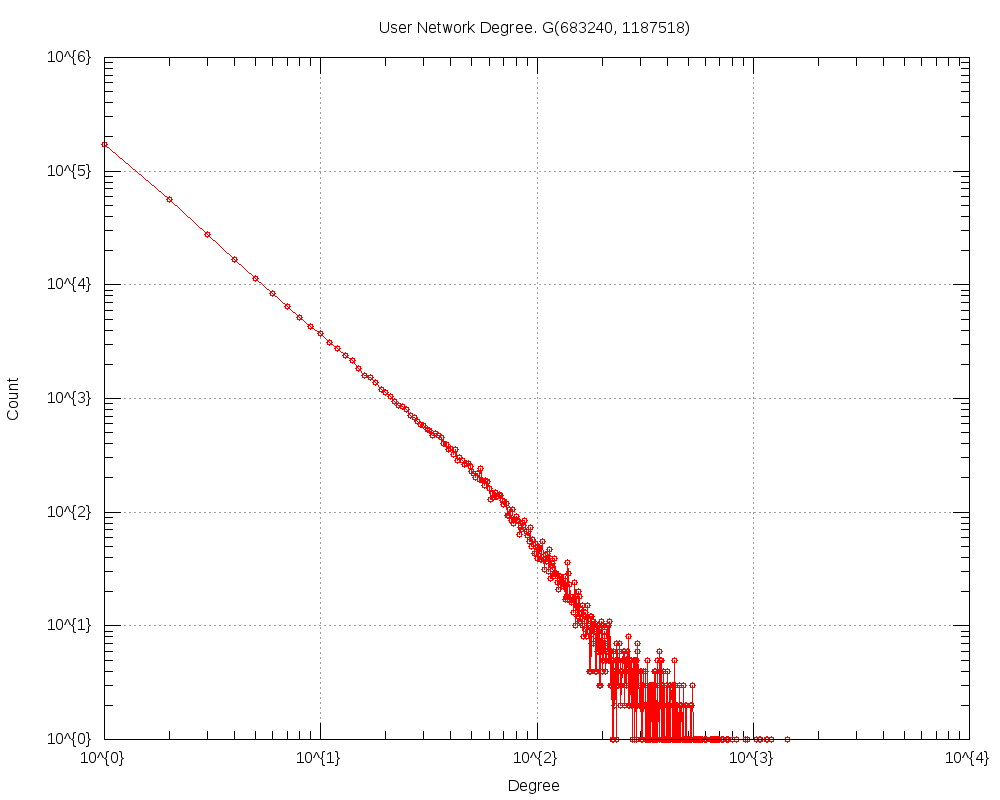

Write gnuplot code to recreate this figure.
#
# user network degree. G(683240, 1187518). 98529 (0.1442) nodes with in-deg > avg deg (3.5), 62105 (0.0909) with >2*avg.deg (Thu Nov 13 00:47:24 2014)
#

set title "User Network Degree. G(683240, 1187518)"
set key bottom right
set logscale xy 10
set format x "10^{%L}"
set mxtics 10
set format y "10^{%L}"
set mytics 10
set grid
set xlabel "Degree"
set ylabel "Count"
set tics scale 2
set terminal png size 1000,800
set output 'inDeg.user_network.png'
plot 	"inDeg.user_network.tab" using 1:2 title "" with linespoints pt 6
